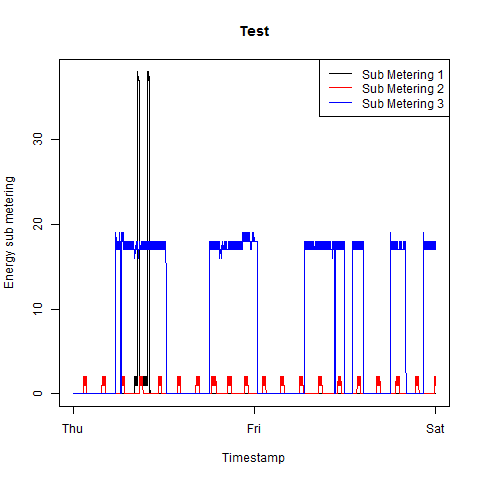

This figure's R source:

source("./readData.R")

drawPlot3 <- function(hpcData) {
    
    with( hpcData,    {
        
        plot(
            Timestamp,
            Sub.Metering.1,
            ylab = "Energy sub metering",
            type="n",
            main = "Test"
        )
        
        lines(Timestamp, Sub.Metering.1, col = "black")
        
        lines(Timestamp, Sub.Metering.2, col = "red")
        
        lines(Timestamp, Sub.Metering.3, col = "blue")
        
        legend("topright", lty = 1,
            col =    c("black",          "red",            "blue"),
            legend = c("Sub Metering 1", "Sub Metering 2", "Sub Metering 3"))
    })
}

household.power.consumption <- readData()

png(file = "plot3.png", width = 480, height = 480)

drawPlot3(household.power.consumption)

dev.off()
